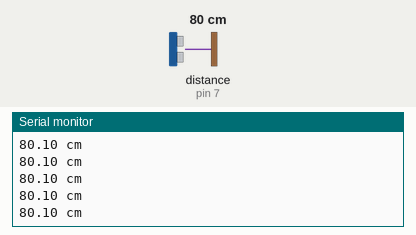
Recording of a sketch running on a simulated Arduino Uno, built with avr-gcc and run on an emulated ATmega328P. Parts: the last lines printed to the serial monitor. Wiring (inferred from the names in the program): ultrasonic range finder: trigger pin 7; echo pin 7. Inputs (shaded band) come from the test bench; at power-on: distance to the obstacle (sensor on pin 7) 80 cm. The echo pulse lasts 58.3 µs per cm.

Above: at 1.2 s.
1.3 s: distance to the obstacle (sensor on pin 7) set to 2 cm
At 1.4 s:
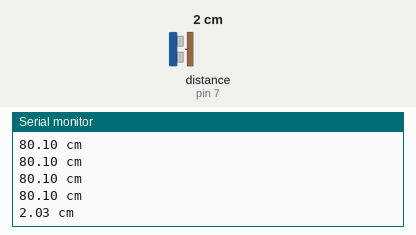
2.8 s: distance to the obstacle (sensor on pin 7) set to 4 cm
At 2.84 s:
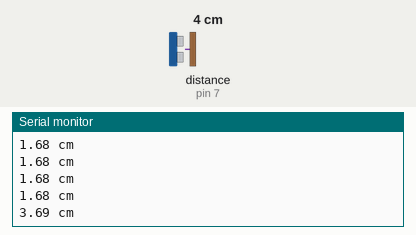
4.3 s: distance to the obstacle (sensor on pin 7) set to 9 cm
At 4.4 s:
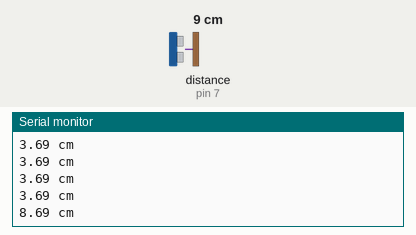
Timing chart, 0 to 7.3 s (numbered marks = the images above; inputs shaded):
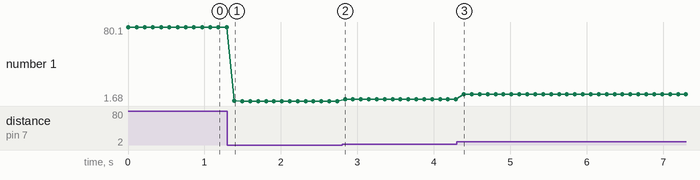

The sketch:

Lab_4_Ultrasonic_Sensor_and_Servo.ino
```cpp
//ping pin setup
#define PING_PIN 7

//servo pin setup
#define SERVO_PIN 9

//temperature
#define TEMPERATURE 20

//speed of sound
#define SPEED_OF_SOUND 331.3 + 0.606 * TEMPERATURE

void setup() {
	//set the pin to output
	pinMode(SERVO_PIN, OUTPUT);

	//serial setup
	Serial.begin(115200);
}

void loop() {
	//send a pulse
	pinMode(PING_PIN, OUTPUT);
	digitalWrite(PING_PIN, LOW);
	delayMicroseconds(2);
	digitalWrite(PING_PIN, HIGH);
	delayMicroseconds(5);
	digitalWrite(PING_PIN, LOW);

	//read the pulse
	pinMode(PING_PIN, INPUT);
	double distance = microsecondsToCentimeters(pulseIn(PING_PIN, HIGH));
	Serial.print(distance);
	Serial.println(" cm");

	//move the servo to the right position if the distance is higher than 20 cm with a marge of 2 cm
	if (distance > 21) {
		pulseServo(1000);
	} else if (distance > 19 && distance < 21) {
		pulseServo(1500);
	} else if (distance < 19) {
		pulseServo(2000);
	}

	//wait a bit
	delay(100);
}

double microsecondsToCentimeters(long microseconds) {
	return double(microseconds) * double(SPEED_OF_SOUND) / 20000.0;
	//return double(microseconds) / 29 / 2;
}

void pulseServo(int pulseLength) {
	digitalWrite(SERVO_PIN, HIGH);
	delayMicroseconds(pulseLength);
	digitalWrite(SERVO_PIN, LOW);
}
```

Measured:
- after the input at 1.3 s, the serial monitor: prints a new line after 0.09 s (image 1)
- after the input at 2.8 s, the serial monitor: prints a new line at once (image 2)
- after the input at 4.3 s, the serial monitor: prints a new line after 0.09 s (image 3)
- plotted number 1: 80.1 → 1.68 after the input at 1.3 s, 1.68 → 3.69 after the input at 2.8 s, 3.69 → 8.69 after the input at 4.3 s
